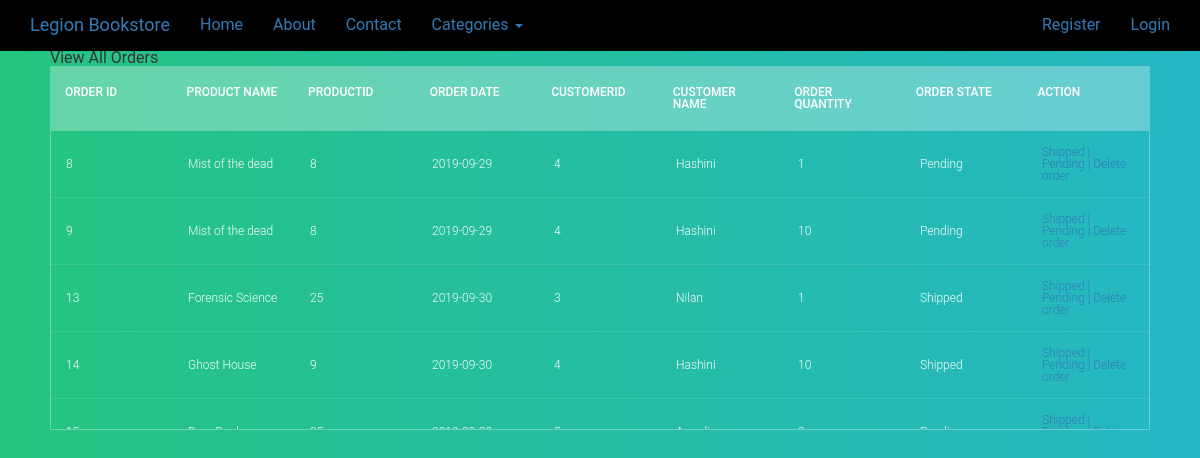
The page /view-orders.php on the database its author committed.
### tables this page shows
CREATE TABLE `ordertb` (
  `orderid` int(11) NOT NULL,
  `product` int(11) NOT NULL,
  `orderqty` int(11) NOT NULL,
  `orderdate` date NOT NULL,
  `order_state` varchar(50) NOT NULL,
  `cus_id` varchar(50) NOT NULL
);

CREATE TABLE `product` (
  `prodID` int(11) NOT NULL,
  `prodname` varchar(200) NOT NULL,
  `productDesc` varchar(500) NOT NULL,
  `prodprice` float NOT NULL,
  `producQty` int(11) NOT NULL,
  `productIMG` varchar(200) NOT NULL,
  `author` varchar(100) NOT NULL,
  `productcatergory` varchar(50) NOT NULL
);

CREATE TABLE `customer` (
  `customerID` int(11) NOT NULL,
  `f_name` varchar(20) NOT NULL,
  `l_name` varchar(20) NOT NULL,
  `addressity` varchar(100) NOT NULL,
  `birthday` date NOT NULL,
  `customerimg` varchar(100) NOT NULL,
  `Email` varchar(40) NOT NULL,
  `Password` varchar(40) NOT NULL
);

### view-orders.php (the view, shortened to what this page needs)
<!DOCTYPE html>
<html>
    <head>
        <link href="bootstrap/css/bootstrap.min.css" rel="stylesheet"  media="screen">
        <link rel="stylesheet" href="css/tablecss/css/reset.css">
        <link rel="stylesheet" href="css/tablecss/css/style.css">
    </head>
    <body>
        <?php include './template/header.php'; ?>
             <section>
<h2>View All Orders</h2>
<div class="tbl-header" style="padding-right: 6px;">
<table cellpadding="0" cellspacing="0" border="0">
  <thead>
    <tr>
      					    <th>Order Id</th>
                            <th>Product Name</th>
                            <th>ProductID</th>
                            <th>Order Date</th>
                            <th>CustomerID</th>
                            <th>Customer Name</th>
                            <th>Order Quantity</th>
                            <th>Order State</th>
                            <th>Action</th>
    </tr>
  </thead>
</table>
</div>
<div class="tbl-content">
<table cellpadding="0" cellspacing="0" border="0">
 <?php
         include 'dbconfig.php';
         $sql = "SELECT * FROM ordertb,product,customer where ordertb.product = product.prodID AND ordertb.cus_id = customer.f_name";
         $result = $conn->query($sql);
            if ($result->num_rows > 0) {
              while ($row = $result->fetch_assoc()) {
                  ?>
                   <tbody>
                        <tr>
                       <td><?php echo $row['orderid']; ?></td>
                            <td><?php echo $row['prodname']; ?></td>
                            <td><?php echo $row['product']; ?></td>
                            <td><?php echo $row['orderdate']; ?></td>
                            <td><?php echo $row['customerID']; ?></td>
                             <td><?php echo $row['f_name']; ?></td>
                            <td><?php echo $row['orderqty']; ?></td>
                             <td><?php echo $row['order_state']; ?></td>
                            <td>
 				<a href="./logic/orderstate.php?orderid=<?php echo $row["orderid"]; ?> & orderstate=Shipped ">Shipped | </a>
 		   		 <a href="./logic/orderstate.php?orderid=<?php echo $row["orderid"]; ?> & orderstate=Pending ">Pending | </a>
                                <a href="./logic/delete-order.php?pid=<?php echo $row["orderid"]; ?>">Delete order</a>
                            </td>
                        </tr>
                      <?php
                }
            } else {
                echo "0 results";
            }
            ?>
                    </table>
</div>
</section>
    </body>
</html>

### css/tablecss/css/style.css (style rules this page uses)
table { width:100%; table-layout: fixed; }
.tbl-header { background-color: rgba(255,255,255,0.3); }
.tbl-content { height:300px; overflow-x:auto; margin-top: 0px; border: 1px solid rgba(255,255,255,0.3); }
th { padding: 20px 15px; text-align: left; font-weight: 500; font-size: 12px; color: #fff; text-transform: uppercase; }
td { padding: 15px; text-align: left; vertical-align:middle; font-weight: 300; font-size: 12px; color: #fff; border-bottom: solid 1px rgba(255,255,255,0.1); }
body { background: -webkit-linear-gradient(left, #25c481, #25b7c4); background: linear-gradient(to right, #25c481, #25b7c4); font-family: 'Roboto', sans-serif; }
section { margin: 50px; }

### rows shown on the page
ordertb: orderid "8", product.prodname "Mist of the dead", product "8", orderdate "2019-09-29", customer.customerID "4", customer.f_name "Hashini", orderqty "1", order_state "Pending"
ordertb: orderid "9", product.prodname "Mist of the dead", product "8", orderdate "2019-09-29", customer.customerID "4", customer.f_name "Hashini", orderqty "10", order_state "Pending"
ordertb: orderid "13", product.prodname "Forensic Science", product "25", orderdate "2019-09-30", customer.customerID "3", customer.f_name "Nilan", orderqty "1", order_state "Shipped"
ordertb: orderid "14", product.prodname "Ghost House", product "9", orderdate "2019-09-30", customer.customerID "4", customer.f_name "Hashini", orderqty "10", order_state "Shipped"
